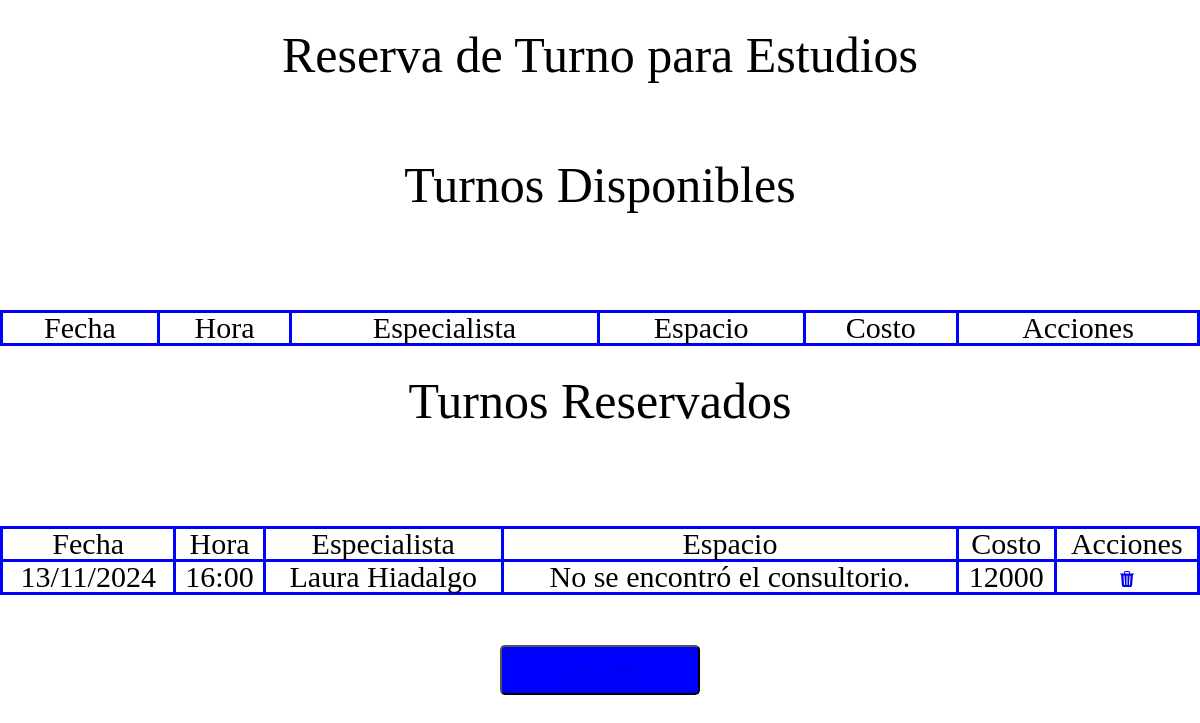
Page /proyectoClinicaSePrise/paciente/reservaTurno/estudios/diaturno.php (signed in) on the committed database.
### tables this page shows
CREATE TABLE IF NOT EXISTS `turno` (
  `idTurno` int(4) NOT NULL AUTO_INCREMENT,
  `diaTurno` varchar(10) NOT NULL,
  `horaTurno` varchar(10) NOT NULL,
  `idEspecialista` int(4) NOT NULL,
  `costo` int(10) NOT NULL DEFAULT 0,
  `estadoTurno` int(1) NOT NULL DEFAULT 0,
  PRIMARY KEY (`idTurno`)
);

CREATE TABLE IF NOT EXISTS `especialista` (
  `idEspecialista` int(4) NOT NULL AUTO_INCREMENT,
  `nombreEspecialista` varchar(200) NOT NULL,
  `apellidoEspecialista` varchar(200) NOT NULL,
  `matriculaEspecialista` varchar(20) NOT NULL,
  `consultorioSalaEstudio` varchar(50) NOT NULL,
  `espacioEspecialista` int(4) NOT NULL,
  PRIMARY KEY (`idEspecialista`)
);

CREATE TABLE IF NOT EXISTS `reservaturno` (
  `idReservaTurno` int(4) NOT NULL AUTO_INCREMENT,
  `idTurno` int(4) NOT NULL,
  `idPaciente` int(4) NOT NULL,
  `montoFinal` int(10) NOT NULL,
  `estado` varchar(20) NOT NULL DEFAULT 'Ingresado',
  PRIMARY KEY (`idReservaTurno`)
);

### proyectoClinicaSePrise/paciente/reservaTurno/estudios/diaturno.php (the view, shortened to what this page needs)
<!DOCTYPE html>
<html lang="en">
<head>
    <link rel="stylesheet" href="css/reset.css">
    <link rel="stylesheet" href="css/diaTurno.css">
    <?php
        require("../../../inc/conexion.php");
        $fecha = $_GET['fecha'];
        if (isset($_SESSION['usuario'])) {
            $nreoDNI = $_SESSION['usuario'];
        }
    ?>
</head>
<body>
    <main class="contenedor-principal">
        <h1 class="title"> Reserva de Turno para Estudios </h1>
        <h1 class="title"> Turnos Disponibles </h1>
        <table class="tables-turno">
            <thead class="table-headers">
                <tr>
                    <td style="visibility:collapse; display:none;"></td><td>Fecha</td><td>Hora</td><td>Especialista</td><td>Espacio</td><td>Costo</td><td>Acciones</td>
                </tr>
            </thead>
        </table>
        <h1 class="title"> Turnos Reservados </h1>
        <table class="tables-turno">
            <thead class="table-headers">
            <tr>
                <td style="visibility:collapse; display:none;"></td><td>Fecha</td><td>Hora</td><td>Especialista</td><td>Espacio</td><td>Costo</td><td>Acciones</td>
            </tr>
            </thead>
            <tbody class="table-success">
                <?php
                    $consultaT = "select distinct
                                idReservaTurno,
                                t.idTurno as idTurno,
                                diaTurno,
                                horaTurno,
                                nombreEspecialista,
                                apellidoEspecialista,
                                e.consultorioSalaEstudio as espascioConsultorioSala,
                                salaEstudioNombre,
                                montoFinal
                            from turno t,
                                reservaturno r,
                                paciente p,
                                especialista e,
                                salaestudio s
                            where (e.consultorioSalaEstudio = 'Sala de Estudios' and espacioEspecialista = idSalaEstudio)
                            and t.idEspecialista = e.idEspecialista
                            and r.idTurno = t.idTurno
                            and r.idPaciente = p.idPaciente
                            and numDocumentoPaciente = '$nreoDNI'";
                    $resultadoT = mysqli_query($conexion,$consultaT);
                    while($fila=mysqli_fetch_array($resultadoT)){
                            echo "<tr>";
                            echo "<td>".$fila['diaTurno']."</td>";
                            echo "<td>".$fila['horaTurno']."</td>";
                            echo "<td>".$fila['nombreEspecialista']." ".$fila['apellidoEspecialista']."</td>";
                            if($fila['espascioConsultorioSala'] == 'Consultorio'){
                                echo "<td>" . $fila['espascioConsultorioSala'] . " - " . $fila['salaEsudioNombre'] . "</td>";
                            }
                            else {
                                echo "<td>No se encontró el consultorio.</td>";
                            }
                            echo "<td>".$fila['montoFinal']."</td>";
                            echo "<td>
                                <a href='baja_reservaTurno_sql.php?idReservaTurno=".$fila['idReservaTurno']."&fecha=".$fecha."&idTurno=".$fila['idTurno']."'
                                    style='text-decoration:none'>
                                        <svg xmlns='http://www.w3.org/2000/svg' width='16' height='16' fill='currentColor' class='bi bi-trash3-fill' viewBox='0 0 16 16'>
                                            <path d='M11 1.5v1h3.5a.5.5 0 0 1 0 1h-.538l-.853 10.66A2 2 0 0 1 11.115 16h-6.23a2 2 0 0 1-1.994-1.84L2.038 3.5H1.5a.5.5 0 0 1 0-1H5v-1A1.5 1.5 0 0 1 6.5 0h3A1.5 1.5 0 0 1 11 1.5m-5 0v1h4v-1a.5.5 0 0 0-.5-.5h-3a.5.5 0 0 0-.5.5M4.5 5.029l.5 8.5a.5.5 0 1 0 .998-.06l-.5-8.5a.5.5 0 1 0-.998.06m6.53-.528a.5.5 0 0 0-.528.47l-.5 8.5a.5.5 0 0 0 .998.058l.5-8.5a.5.5 0 0 0-.47-.528M8 4.5a.5.5 0 0 0-.5.5v8.5a.5.5 0 0 0 1 0V5a.5.5 0 0 0-.5-.5'/>
                                        </svg>
                                    </a>
                                </td>";
                            echo "</tr>";
                }
                ?>
            </tbody>
        </table>
        <div class="volver">
            <button class="btn-volver"><a href="http://localhost/proyectoClinicaSePrise/paciente/reservaTurno/consultorios/elegirTurno.php">Volver</a></button> <br><br><br>
        </div>
    </main>
</body>
</html>

### proyectoClinicaSePrise/paciente/reservaTurno/estudios/css/diaTurno.css (style rules this page uses)
.contenedor-principal { display: flex; flex-direction: column; text-align: center; }
.title { font-size: 50px; padding-top: 30px; padding-bottom: 50px; }
table, th, td { border: 3px solid blue; font-size: 30px; }
table { margin-top: 50px; }
button { width: 200px; height: 50px; background-color: blue; border-radius: 5px; font-size: 30px; text-decoration: none; margin-top: 50px; margin-bottom: 50px; }

### rows in the picture
turno: diaTurno "13/11/2024", horaTurno "16:00", idEspecialista.nombreEspecialista "Laura", idEspecialista.apellidoEspecialista "Hiadalgo", reservaturno.montoFinal "12000"
